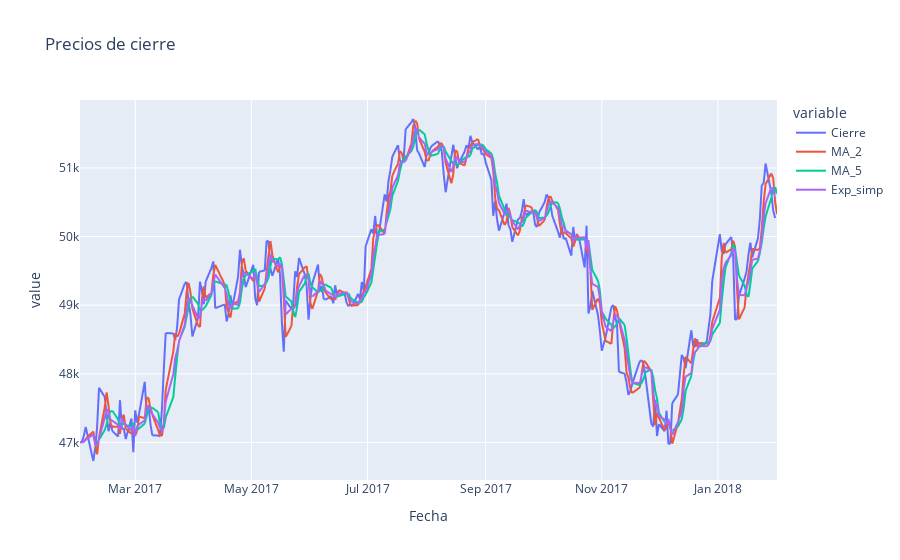

Notebook code for this chart:
### Code cell
fig = px.line(cierre, x = "Fecha", y = ["Cierre", 'MA_2', 'MA_5', 'Exp_simp'], title = 'Precios de cierre')
fig.show()

### Figure 1 — Plotly figure (JSON) as saved in the notebook; plotly's stock layout.template omitted (floating-point values rounded to 4 significant figures; data arrays with more than 128 entries replaced by an {"elided": "..."} marker saying what was removed)
{"data": [{"hovertemplate": "variable=Cierre<br>Fecha=%{x}<br>value=%{y}<extra></extra>", "legendgroup": "Cierre", "line": {"color": "#636efa", "dash": "solid"}, "marker": {"symbol": "circle"}, "mode": "lines", "name": "Cierre", "showlegend": true, "type": "scattergl", "x": {"elided": "253 str values"}, "xaxis": "x", "y": {"elided": "253 float values"}, "yaxis": "y"}, {"hovertemplate": "variable=MA_2<br>Fecha=%{x}<br>value=%{y}<extra></extra>", "legendgroup": "MA_2", "line": {"color": "#EF553B", "dash": "solid"}, "marker": {"symbol": "circle"}, "mode": "lines", "name": "MA_2", "showlegend": true, "type": "scattergl", "x": {"elided": "253 str values"}, "xaxis": "x", "y": {"elided": "253 float values"}, "yaxis": "y"}, {"hovertemplate": "variable=MA_5<br>Fecha=%{x}<br>value=%{y}<extra></extra>", "legendgroup": "MA_5", "line": {"color": "#00cc96", "dash": "solid"}, "marker": {"symbol": "circle"}, "mode": "lines", "name": "MA_5", "showlegend": true, "type": "scattergl", "x": {"elided": "253 str values"}, "xaxis": "x", "y": {"elided": "253 float values"}, "yaxis": "y"}, {"hovertemplate": "variable=Exp_simp<br>Fecha=%{x}<br>value=%{y}<extra></extra>", "legendgroup": "Exp_simp", "line": {"color": "#ab63fa", "dash": "solid"}, "marker": {"symbol": "circle"}, "mode": "lines", "name": "Exp_simp", "showlegend": true, "type": "scattergl", "x": {"elided": "253 str values"}, "xaxis": "x", "y": {"elided": "253 float values"}, "yaxis": "y"}], "layout": {"autosize": true, "legend": {"title": {"text": "variable"}, "tracegroupgap": 0}, "title": {"text": "Precios de cierre"}, "xaxis": {"anchor": "y", "autorange": true, "domain": [0, 1], "range": ["2017-01-31", "2018-02-01"], "title": {"text": "Fecha"}, "type": "date"}, "yaxis": {"anchor": "x", "autorange": true, "domain": [0, 1], "range": [46450.0, 51990.0], "title": {"text": "value"}, "type": "linear"}}}
